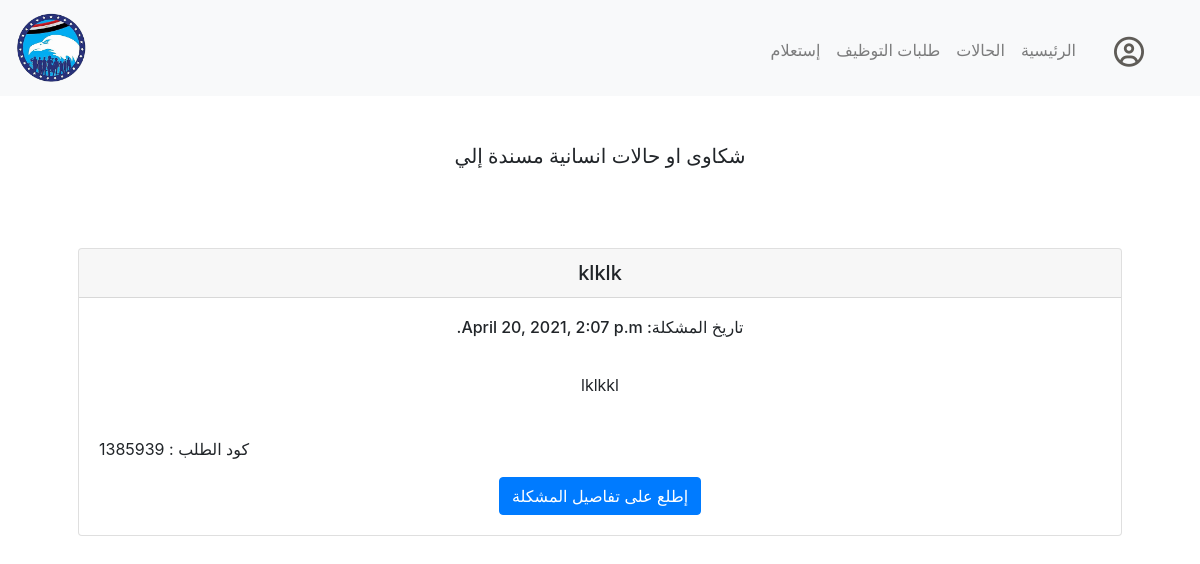
Before: /myjobs (signed in) with the older database file.
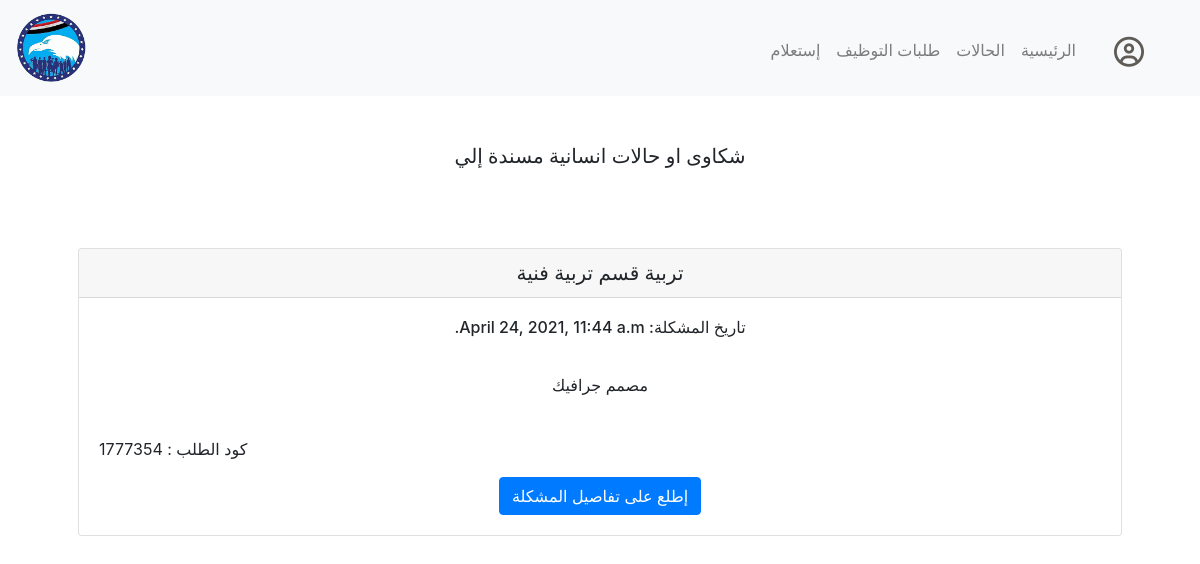
After: the same page with the newer database file.
### inhouse/models.py (models this page shows)
class Jobs(models.Model):
    jobCode = models.CharField(max_length=12)
    jobPersonaId = models.ForeignKey(Person, on_delete=models.CASCADE, related_name="applicants")
    jobDate = models.DateTimeField(auto_now_add=True, blank=True)
    jobStatus = models.CharField(max_length=20)
    jobUniversity = models.CharField(max_length=64)
    jobEduMajor = models.CharField(max_length=64)
    jobExtraDetails = models.TextField(blank=True)
    JobResponsible = models.ForeignKey(settings.AUTH_USER_MODEL, on_delete=models.CASCADE, related_name="hr")
    jobCV = models.FileField()

### inhouse/views.py (the view)
# urls.py: path("myjobs", views.myjobs, name="myjobs"),
def myjobs(request):
    if not request.user.is_authenticated:
        return HttpResponseRedirect(reverse("login"))
    gottenUser =  request.user
    theirCases = gottenUser.hr.all()
    return render(request, "inhouse/myjobs.html", {
        "cases" : theirCases
    })

### inhouse/templates/inhouse/myjobs.html (shortened to what this page needs)
      {% extends "inhouse/layout.html" %}
      {% block main %}
      {% if cases %}
      <h5>شكاوى او حالات انسانية مسندة إلي</h5>
      <br>
      <div dir="rtl" class="contanier">
              {% for case in cases %}
              {% if case.jobStatus == 'ongoing' or case.jobStatus == 'new' %}
              <br><br>
              <div class="card myjobcard">
                <h5 class="card-header">{{case.jobEduMajor}}</h5>
                <div class="card-body">
                  <h6 dir="rtl" class="card-title">تاريخ المشكلة: {{case.jobDate}}</h6>
                  <br>
                  <p class="card-text">{{ case.jobExtraDetails|linebreaksbr }}</p>
                  <br>
                  <p class="text-left"> كود الطلب : {{case.jobCode}}</p>
                  <a href="{% url 'case' case.jobCode %}" class="btn btn-primary">إطلع على تفاصيل المشكلة</a>
                </div>
              </div>
              {% endif %}
              {% endfor %}
      </div>
      {% else %}
      <h5>لا يوجد حالات مسندة إليك</h5>
      {% endif %}
      {% endblock %}

Changed rows visible on the page:
removed Jobs: jobEduMajor "klklk", jobDate "April 20, 2021, 2:07 p.m.", jobExtraDetails "lklkkl", jobCode "1385939"
added Jobs: jobEduMajor "تربية قسم تربية فنية", jobDate "April 24, 2021, 11:44 a.m.", jobExtraDetails "مصمم جرافيك", jobCode "1777354"
